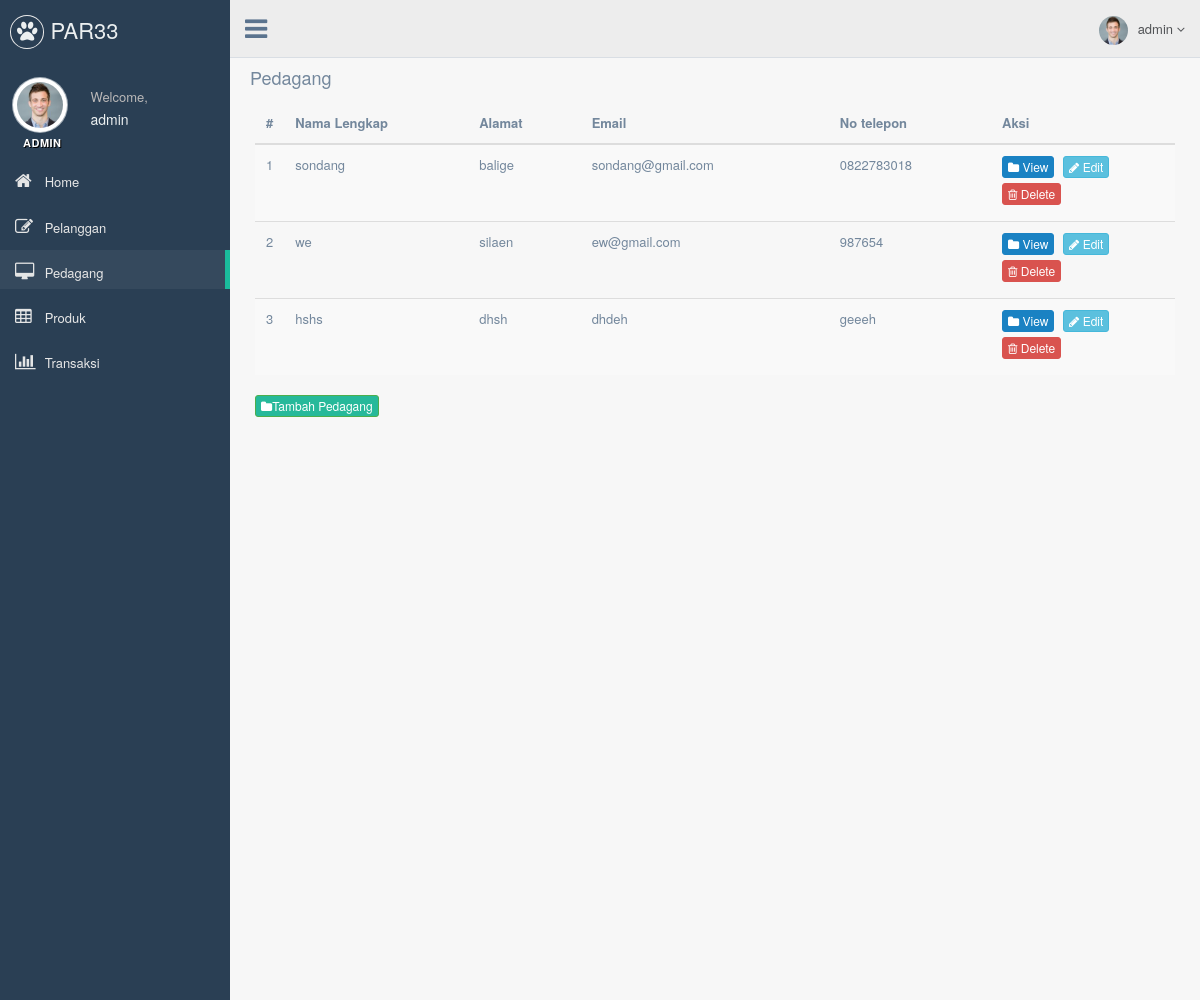
Page /layanan/WEB/partigatiga/production/index.php?halaman=pedagang (signed in) on the committed database.
### tables this page shows
CREATE TABLE `user` (
  `id_user` int(11) NOT NULL,
  `nama` varchar(200) NOT NULL,
  `alamat` varchar(200) NOT NULL,
  `email` varchar(200) NOT NULL,
  `no_telepon` varchar(200) NOT NULL,
  `role` varchar(200) NOT NULL,
  `username` varchar(200) NOT NULL,
  `password` varchar(200) NOT NULL
);

### layanan/WEB/partigatiga/production/pedagang.php (the view)
<h2>Pedagang</h2>
<div class="x_content">
    <table class="table table-striped projects">
        <thead>
            <tr>
                <th style="width: 1%">#</th>
                <th style="width: 20%">Nama Lengkap</th>
                <th>Alamat</th>
                <th>Email</th>
                 <th>No telepon</th>
                <th style="width: 20%">Aksi</th>
            </tr>
        </thead>
        <tbody>
        <?php $nomor=1; ?>
        <?php $get=$connect->query("SELECT * FROM user where role ='Pedagang' "); ?>
        <?php while($pecah = $get->fetch_assoc()){ ?>
            <tr>
                <td><?php echo $nomor; ?></td>
                <td>
                    <?php echo $pecah['nama']; ?>
                </td>
                <td>
                    <?php echo $pecah['alamat']; ?>
                </td>
                <td>
                    <?php echo $pecah['email']; ?>
                </td>
                <td>
                    <?php echo $pecah['no_telepon']; ?>
                </td>
                <td>
                    <a href="index.php?halaman=detail_pedagang&id=<?php echo $pecah['id_user']; ?>" class="btn btn-primary btn-xs" ><i class="fa fa-folder"></i> View </a>
                    <a href="#" class="btn btn-info btn-xs"><i class="fa fa-pencil"></i> Edit </a>
                    <a href="index.php?halaman=hapus_pedagang&id=<?php echo $pecah['id_user']; ?>" class="btn btn-danger btn-xs"><i class="fa fa-trash-o"></i> Delete </a>
                </td>
            </tr>
            <?php $nomor++;?>
            <?php } ?>
        </tbody>
    </table>
    <a href="index.php?halaman=tambah_pedagang" class="btn btn-success btn-xs"><i class="fa fa-folder"></i>Tambah Pedagang</a>
</div>

### rows in the picture
user: nama "sondang", alamat "balige", email "sondang@gmail.com", no_telepon "0822783018"
user: nama "we", alamat "silaen", email "ew@gmail.com", no_telepon "987654"
user: nama "hshs", alamat "dhsh", email "dhdeh", no_telepon "geeeh"

### other values in the picture
$_SESSION['administrator']['nama'] "admin"
